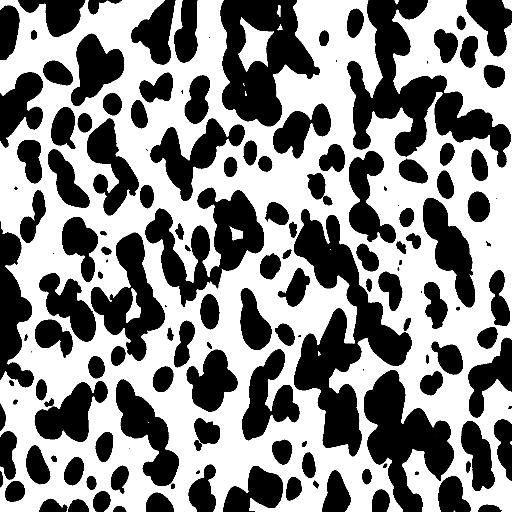
#> input picture examples/tutorial_4/data/0.png, 512 x 512 px; its folder holds only this picture in this run
$ jupyter execute --allow-errors main.ipynb
#> lines starting #> are read from the running program, lines starting #| are printed output that depends on the picture; after the words box and inside, x2 and y2 are one past the last pixel; in counts of white or black regions, pixels touching at a corner belong together
[cell 1]
#Note:
#In this tutorial you will learn how to use CAC Python library for reducing images with a convolutional autoencoder (CAE)
#
#An autoencoder has two parts:
#    encoder: image (e.g., 64 x 64 = 4096 pixels) --> latent vector (e.g., 8 numbers)
#    decoder: latent vector --> reconstructed image
#After training, the latent vector is a compressed (reduced) representation of the image. Unlike POD, the reduction is nonlinear,
#so it usually needs far fewer dimensions for sharp structures such as binary chip geometries or phase distributions
#
#This tutorial is designed for YOUR OWN image dataset:
#    put your images into the folder: data   (png, jpg, tif, bmp; we recommend enumerated names, such as 0.png, 1.png, ...)
#If the folder is empty, the tutorial creates a small demo dataset (300 binary images of a circular grain in a channel) so that you can run everything first
#
#Part A: train the autoencoder and check the reconstruction
#Part B: use the encoder for reduction (latent codes), compare with POD, and explore the latent space
#Part C (optional): if you have parameters for every image, learn parameters --> latent code --> image (a nonlinear NI-RB)

[cell 2]
#Import external libraries
import numpy
import os
import shutil
import time
import cv2
import pandas
import matplotlib.pyplot as plt

from sklearn import preprocessing
from sklearn.metrics import jaccard_score

[cell 3]
#Import CAC python library
from cac import model, trainer, utilities

[cell 4]
#==================================================================================
#USER SETTINGS --> this is the only cell you need to modify for your own dataset
#==================================================================================
#
#IMAGE_FOLDER is the folder containing your images
#IMAGE_SIZE is the size used for training; all images are resized to IMAGE_SIZE x IMAGE_SIZE (square, a power of 2, e.g., 64, 128, 256)
#           Start small (64) and increase once everything works; larger images need more memory and time
#BINARY_IMAGES=True thresholds the images to 0 and 1 (segmented chips, labels, phase distributions)
#BINARY_IMAGES=False keeps the grayscale values between 0 and 1. Colored images are converted to grayscale
#LATENT_DIM is the size of the reduced representation --> the most important choice in this tutorial
#ENCODER_DEPTH is the number of convolutional blocks. Every block halves the image size; use 3 for 64, 4 for 128 and 256
#NUMBER_FILTERS_AT_FIRST_ENCODER is doubled at every block
#TRAINING_FRACTION is the fraction of the images used for training; the rest is used for testing
#PARAMETERS_FILE (optional, Part C) is a csv file with a column "filename" and one column per parameter, e.g.:
#       filename,porosity,flow_rate
#       0.png,0.31,1.0E-3
#       1.png,0.28,2.0E-3
#   keep it None if you do not have parameters
IMAGE_FOLDER    = 'data'
IMAGE_SIZE      = 512
BINARY_IMAGES   = True
LATENT_DIM      = 8
ENCODER_DEPTH   = 3
NUMBER_FILTERS_AT_FIRST_ENCODER = 16
TRAINING_FRACTION = 0.8
BATCH_SIZE      = 1
EPOCHS          = 30
LEARNING_RATE   = 1E-3
PARAMETERS_FILE = None

[cell 5]
#Create folders
os.makedirs(IMAGE_FOLDER, exist_ok=True)
os.makedirs('results', exist_ok=True)

#Supported image formats
image_extensions = ('.png', '.jpg', '.jpeg', '.tif', '.tiff', '.bmp')

def list_images(folder):
    return sorted([ff for ff in os.listdir(folder) if ff.lower().endswith(image_extensions)])

image_filenames = list_images(IMAGE_FOLDER)
print("Found " + str(len(image_filenames)) + " images in " + IMAGE_FOLDER)

[cell 6]
#Demo dataset (only created if your folder is empty)
#
#Each demo image is a binary channel with one circular grain. The grain has 3 parameters: center x, center y, and radius
#The parameters are saved in data/demo_parameters.csv, so that Part C can be demonstrated as well
#As soon as you put your own images into IMAGE_FOLDER, this cell does nothing
if(len(image_filenames)==0):

    print("No images found --> creating the demo dataset in data/demo_images")
    IMAGE_FOLDER = 'data/demo_images'
    os.makedirs(IMAGE_FOLDER, exist_ok=True)

    rng = numpy.random.default_rng(1234567)
    rows = []
    for ww in range(300):
        cx, cy, radius = rng.uniform(0.3, 0.7), rng.uniform(0.3, 0.7), rng.uniform(0.1, 0.25)
        image_array = numpy.zeros((256, 256), numpy.uint8)
        cv2.circle(image_array, (int(cx * 256), int(cy * 256)), int(radius * 256), 255, -1)
        cv2.imwrite(IMAGE_FOLDER + '/' + str(ww).zfill(4) + '.png', image_array)
        rows.append([str(ww).zfill(4) + '.png', cx, cy, radius])

    pandas.DataFrame(rows, columns=['filename', 'cx', 'cy', 'radius']).to_csv('data/demo_parameters.csv', index=False)
    PARAMETERS_FILE = 'data/demo_parameters.csv'
    BINARY_IMAGES = True
    image_filenames = list_images(IMAGE_FOLDER)

#> (a cell that did not finish here is left out)

[cell 8]
#Check the settings
#
#The CAE in CAC needs: number_last_neurons = IMAGE_SIZE / 2^(ENCODER_DEPTH - 1)
#because the decoder starts from a (number_last_neurons x number_last_neurons) feature map and doubles it ENCODER_DEPTH - 1 times
if(IMAGE_SIZE % (2**(ENCODER_DEPTH - 1)) != 0):
    err_msg = "IMAGE_SIZE must be divisible by 2^(ENCODER_DEPTH - 1). Please change IMAGE_SIZE or ENCODER_DEPTH!"
    raise ValueError(err_msg)

NUMBER_LAST_NEURONS = IMAGE_SIZE // (2**(ENCODER_DEPTH - 1))
print("Number of last neurons: " + str(NUMBER_LAST_NEURONS))

[cell 9]
#Create the image pool
#
#The CAE works with single-channel images scaled between 0 and 1 --> size (number of images, IMAGE_SIZE, IMAGE_SIZE, 1)
#Images are read in grayscale, resized, scaled, and (optionally) thresholded, similar to the saturation-conditioned U-Net tutorial
#Note that, non-square images are stretched to a square. If this distorts your structures, crop them to a square beforehand
image_pool = numpy.zeros((len(image_filenames), IMAGE_SIZE, IMAGE_SIZE, 1))

for ww in range(len(image_filenames)):

    filename    = IMAGE_FOLDER + '/' + image_filenames[ww]
    image_array = cv2.imread(filename, cv2.IMREAD_GRAYSCALE) #reading images using grayscale
#> image_array is the input picture: shape (512, 512); min 0, max 255, mean 138.7
    image_array = cv2.resize(image_array, (IMAGE_SIZE, IMAGE_SIZE), interpolation=cv2.INTER_AREA) #resizing
    image_array = image_array / 255 #scaling to 0 and 1
    if(BINARY_IMAGES==True):
        image_array[image_array < 0.5]  = 0 #thresholding
        image_array[image_array >= 0.5] = 1 #thresholding
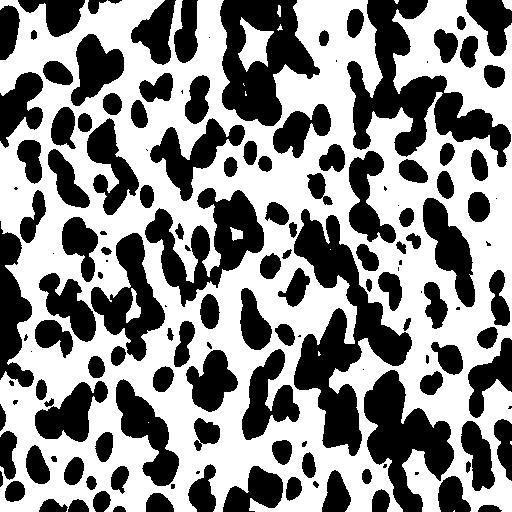
#> image_array: shape (512, 512) float64; values 0 (black) and 1 (white), 54.6% white; 150 black regions (27 under 20 px), largest, box (x1, y1, x2, y2) and area: (294, 209, 412, 456) 10430, (347, 0, 511, 167) 9290, (220, 0, 320, 126) 7195
    image_pool[ww, :, :, 0] = image_array[:, :]

print("Image pool: " + str(image_pool.shape))
